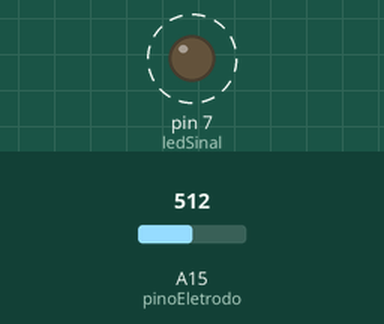
Simulated run of this sketch. Board: Arduino Mega 2560, built with avr-gcc and run on an emulated ATmega2560. On the bench: output pins drawn as LEDs (lit = HIGH). Dashed ring = blinking. The test bench sets the inputs (shaded band); at power-on: A15 (pinoEletrodo) = 512. What the sketch prints to the serial monitor is not drawn.

Above: at 0.15 s.
Timing chart, 0 to 3.0 s (numbered marks = the images above):
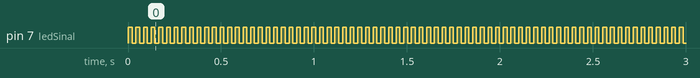

Measured:
- by itself, pin 7 (ledSinal): alternates HIGH for 0.02 s and LOW for 0.02 s

The sketch:

Arduino-NeuralSynapses.ino
```cpp
/**
  * Captura de sinais eletricos via eletrodos. Para o TCC - Unicarioca 2023.2
  * Arduino: mega 2560
  * Autor: Douglas Araujo Silva
  * Data: 29/10/2023
  * Observação: Este código foi criado e calibrado pelo Douglas para o seu TCC sobre: O USO DAS SINAPSES NEURAIS NA COMPUTAÇÃO
*/

/* DECLARAÇÃO DE VÁRIAVEIS */
	int   pinoEletrodo        = A15;	// Pino analógico onde o eletrodo está conectado (vermelho capta) (preto terra)
	int   ledSinal            = 7;		// indica a porta em que o led está conectado
	float reducaoTensao       = 0.5;	// Fator de redução de tensão em % (1 = 100%)
	float VoltagemReferencial = 5;		// valor de referencia da voltagem com que o arduino mega AT2560 trabalha (4.5v ~ 5.5v)
	int   bits		  = 9;		// váriavel que armazenará a quantidades de bits do arduino (começando do 0 até 9 = 10)
	int   valorOnda           = 1023;	// valor analógico em quantidade de BITS, com que o mega AT2560 trabalha com 10 bits (2^N - 1)
	int   valorAnalogico      = 0;		// váriavel que armazenará o valor elétrico lido
	float tensaoLida          = 0;		// váriavel que armazenará o resultado da formula de tensão
	int   casasDecimais       = 3;		// quantidade de casas decimais para a tensão lida
	unsigned long tmpLeitura  = 20;		// tempo para registro da leitura em microsegundo
	bool lerTensao            = false;	// variavel para ler a tensao (onda modular, captando sinais eletricos) ou ler em binário
	unsigned long tmpbinario  = 20;		// tempo para registro da leitura em microsegundo
	String binario            = "";		// armazena o vario do binário completo para ser convertido e exibido
	int binarioConvertido     = 0;		// valor que armazenará o binário convertido para decimal, atual.
	int faixaEstavel          = 130;	// valor para calibragem, sobre a faixa em que o binario convertido esta em estado normal, antes de alguma ação
	bool lerBinario           = true;	// variavel para saber se vai ler o binário ou o binário + o número em decimal

/* INIT */
	void setup()
	{
		Serial.begin(9600); // Inicializa a comunicação serial
		analogReference(DEFAULT); // Configura a referência analógica para 5V
		pinMode(ledSinal, OUTPUT); // configura o pin onde está conectado o led para ser um output
	}

/* LOOP */
	void loop()
	{
		// Lê o valor analógico do pino
		valorAnalogico = analogRead(pinoEletrodo);

		/* Decide o que fazer: ler a tensao (osciloscópio) OU exibir os valores em binários e/ou em decimal */
		if(lerTensao)
		{
			/**
			* cálculo de calibragem para compensar, evitar interferencias e conseguir a amostragem o mais proximo do sinal correto
			*
			* fórmula: (Sinal * V) / (2^N - 1) * RT
			*/
			tensaoLida = (valorAnalogico * VoltagemReferencial) / valorOnda * reducaoTensao;

			/* EXIBE O VALOR */
			Serial.println(tensaoLida,casasDecimais);

			/* ACENDE O LED PELA AÇÃO */
			if(tensaoLida > 0)
			{
				// acende o led
				digitalWrite(ledSinal, HIGH);
				// deixa o mesmo tempo da leitura
				delay(tmpLeitura);
				// apaga o led
				digitalWrite(ledSinal, LOW);
			}

			/* TEMPO PARA CAPTAÇÃO E LEITURA */
			delay(tmpLeitura);
		}
		else
		{
			/* EXIBIÇÃO E CONVERSAO DO SINAL ELETRICO EM BINÁRIO */
			for (int i = bits; i >= 0; i--)
			{
				// armazena o binario na string
				binario += bitRead(valorAnalogico, i);

				// adiciona os bits, convertidos do sinal analógico, um ao lado do outro, em uma cadeia de bits
				Serial.print(bitRead(valorAnalogico, i));
			}

			// converte o binario completo para um numero em decimal
			binarioConvertido = strtol(binario.c_str(), NULL, 2);

			/* EXIBIÇÃO - verifica se exibe o decimal */
			if(!lerBinario)
			{
				Serial.print("\n------- binario convertido em decimal: ");
				Serial.print(binarioConvertido); // exibe o valor convertido do binário
				Serial.print(" ---------\n");
			}
			else
			{
				// se não, apenas quebra a linha da exibição dos binários
				Serial.println();
			}

			/* ACENDE O LED PELA AÇÃO */
			if(binarioConvertido >= faixaEstavel)
			{
				// acende o led
				digitalWrite(ledSinal, HIGH);
				// deixa o mesmo tempo da leitura
				delay(tmpbinario);
				// apaga o led
				digitalWrite(ledSinal, LOW);
				// para o código para ler no terminal o sinal captado
				// exit(0);
			}

			// limpa a variavel do binario
			binario = "";

			/* TEMPO MAIOR PARA A LEITURA EM BINARIO */
			delay(tmpbinario);
		}
	}
```
